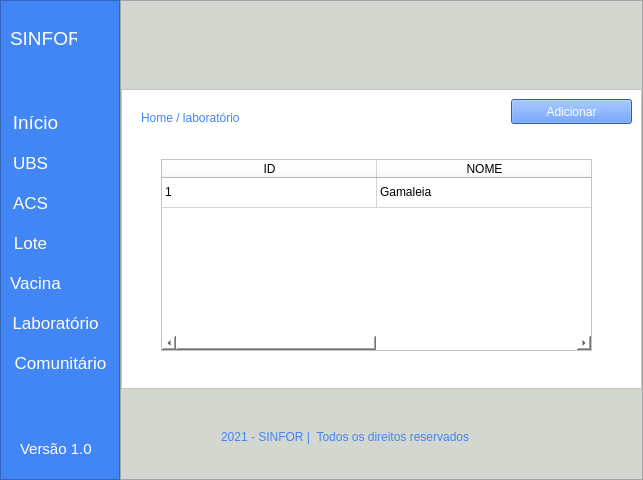
<?xml version="1.0" encoding="UTF-8"?>
<ui version="4.0">
 <class>MainWindow</class>
 <widget class="QMainWindow" name="MainWindow">
  <property name="geometry">
   <rect>
    <x>0</x>
    <y>0</y>
    <width>643</width>
    <height>480</height>
   </rect>
  </property>
  <property name="windowTitle">
   <string>MainWindow</string>
  </property>
  <property name="styleSheet">
   <string notr="true">background-color: rgb(211, 215, 207);</string>
  </property>
  <widget class="QWidget" name="centralwidget">
   <layout class="QHBoxLayout" name="horizontalLayout">
    <property name="spacing">
     <number>0</number>
    </property>
    <property name="leftMargin">
     <number>0</number>
    </property>
    <property name="topMargin">
     <number>0</number>
    </property>
    <property name="rightMargin">
     <number>0</number>
    </property>
    <property name="bottomMargin">
     <number>0</number>
    </property>
    <item>
     <widget class="QFrame" name="frame">
      <property name="maximumSize">
       <size>
        <width>120</width>
        <height>16777215</height>
       </size>
      </property>
      <property name="styleSheet">
       <string notr="true">background-color: #4285f4;</string>
      </property>
      <property name="frameShape">
       <enum>QFrame::StyledPanel</enum>
      </property>
      <property name="frameShadow">
       <enum>QFrame::Raised</enum>
      </property>
      <widget class="QLabel" name="label">
       <property name="geometry">
        <rect>
         <x>10</x>
         <y>30</y>
         <width>67</width>
         <height>17</height>
        </rect>
       </property>
       <property name="font">
        <font>
         <pointsize>14</pointsize>
        </font>
       </property>
       <property name="styleSheet">
        <string notr="true">color: rgb(255, 255, 255);</string>
       </property>
       <property name="text">
        <string>SINFOR</string>
       </property>
      </widget>
      <widget class="QLabel" name="label_9">
       <property name="geometry">
        <rect>
         <x>20</x>
         <y>440</y>
         <width>71</width>
         <height>17</height>
        </rect>
       </property>
       <property name="font">
        <font>
         <pointsize>11</pointsize>
        </font>
       </property>
       <property name="styleSheet">
        <string notr="true">color: rgb(255, 255, 255);</string>
       </property>
       <property name="text">
        <string>Versão 1.0</string>
       </property>
      </widget>
      <widget class="QPushButton" name="btn_inicio">
       <property name="geometry">
        <rect>
         <x>10</x>
         <y>110</y>
         <width>51</width>
         <height>25</height>
        </rect>
       </property>
       <property name="font">
        <font>
         <pointsize>14</pointsize>
        </font>
       </property>
       <property name="cursor">
        <cursorShape>PointingHandCursor</cursorShape>
       </property>
       <property name="styleSheet">
        <string notr="true">border:none;
color: #fff;</string>
       </property>
       <property name="text">
        <string>Início</string>
       </property>
      </widget>
      <widget class="QPushButton" name="btn_ubs">
       <property name="geometry">
        <rect>
         <x>10</x>
         <y>150</y>
         <width>41</width>
         <height>25</height>
        </rect>
       </property>
       <property name="font">
        <font>
         <pointsize>13</pointsize>
        </font>
       </property>
       <property name="cursor">
        <cursorShape>PointingHandCursor</cursorShape>
       </property>
       <property name="styleSheet">
        <string notr="true">border:none;
color: #fff;</string>
       </property>
       <property name="text">
        <string>UBS</string>
       </property>
      </widget>
      <widget class="QPushButton" name="btn_comunitario">
       <property name="geometry">
        <rect>
         <x>10</x>
         <y>350</y>
         <width>101</width>
         <height>25</height>
        </rect>
       </property>
       <property name="font">
        <font>
         <pointsize>13</pointsize>
        </font>
       </property>
       <property name="cursor">
        <cursorShape>PointingHandCursor</cursorShape>
       </property>
       <property name="styleSheet">
        <string notr="true">border:none;
color: #fff;</string>
       </property>
       <property name="text">
        <string>Comunitário</string>
       </property>
      </widget>
      <widget class="QPushButton" name="btn_acs">
       <property name="geometry">
        <rect>
         <x>10</x>
         <y>190</y>
         <width>41</width>
         <height>25</height>
        </rect>
       </property>
       <property name="font">
        <font>
         <pointsize>13</pointsize>
        </font>
       </property>
       <property name="cursor">
        <cursorShape>PointingHandCursor</cursorShape>
       </property>
       <property name="layoutDirection">
        <enum>Qt::LeftToRight</enum>
       </property>
       <property name="styleSheet">
        <string notr="true">border:none;
color: #fff;</string>
       </property>
       <property name="text">
        <string>ACS</string>
       </property>
       <property name="checkable">
        <bool>false</bool>
       </property>
      </widget>
      <widget class="QPushButton" name="btn_laboratorio">
       <property name="geometry">
        <rect>
         <x>10</x>
         <y>310</y>
         <width>91</width>
         <height>25</height>
        </rect>
       </property>
       <property name="font">
        <font>
         <pointsize>13</pointsize>
        </font>
       </property>
       <property name="cursor">
        <cursorShape>PointingHandCursor</cursorShape>
       </property>
       <property name="styleSheet">
        <string notr="true">border:none;
color: #fff;</string>
       </property>
       <property name="text">
        <string>Laboratório</string>
       </property>
      </widget>
      <widget class="QPushButton" name="btn_lote">
       <property name="geometry">
        <rect>
         <x>10</x>
         <y>230</y>
         <width>41</width>
         <height>25</height>
        </rect>
       </property>
       <property name="font">
        <font>
         <pointsize>13</pointsize>
        </font>
       </property>
       <property name="cursor">
        <cursorShape>PointingHandCursor</cursorShape>
       </property>
       <property name="styleSheet">
        <string notr="true">border:none;
color: #fff;</string>
       </property>
       <property name="text">
        <string>Lote</string>
       </property>
      </widget>
      <widget class="QPushButton" name="btn_vacina">
       <property name="geometry">
        <rect>
         <x>10</x>
         <y>270</y>
         <width>51</width>
         <height>25</height>
        </rect>
       </property>
       <property name="font">
        <font>
         <pointsize>13</pointsize>
        </font>
       </property>
       <property name="cursor">
        <cursorShape>PointingHandCursor</cursorShape>
       </property>
       <property name="styleSheet">
        <string notr="true">border:none;
color: #fff;</string>
       </property>
       <property name="text">
        <string>Vacina</string>
       </property>
      </widget>
     </widget>
    </item>
    <item>
     <widget class="QFrame" name="frame_2">
      <property name="frameShape">
       <enum>QFrame::StyledPanel</enum>
      </property>
      <property name="frameShadow">
       <enum>QFrame::Raised</enum>
      </property>
      <layout class="QVBoxLayout" name="verticalLayout">
       <property name="spacing">
        <number>0</number>
       </property>
       <property name="leftMargin">
        <number>0</number>
       </property>
       <property name="topMargin">
        <number>0</number>
       </property>
       <property name="rightMargin">
        <number>0</number>
       </property>
       <property name="bottomMargin">
        <number>0</number>
       </property>
       <item>
        <widget class="QFrame" name="frame_3">
         <property name="maximumSize">
          <size>
           <width>16777215</width>
           <height>70</height>
          </size>
         </property>
         <property name="styleSheet">
          <string notr="true">background-color: rgb(211, 215, 207);</string>
         </property>
         <property name="frameShape">
          <enum>QFrame::NoFrame</enum>
         </property>
         <property name="frameShadow">
          <enum>QFrame::Raised</enum>
         </property>
         <property name="lineWidth">
          <number>1</number>
         </property>
        </widget>
       </item>
       <item>
        <widget class="QFrame" name="frame_4">
         <property name="maximumSize">
          <size>
           <width>16777215</width>
           <height>300</height>
          </size>
         </property>
         <property name="styleSheet">
          <string notr="true">background-color: rgb(255, 255, 255);</string>
         </property>
         <property name="frameShape">
          <enum>QFrame::StyledPanel</enum>
         </property>
         <property name="frameShadow">
          <enum>QFrame::Raised</enum>
         </property>
         <widget class="QLabel" name="label_11">
          <property name="geometry">
           <rect>
            <x>20</x>
            <y>20</y>
            <width>191</width>
            <height>17</height>
           </rect>
          </property>
          <property name="styleSheet">
           <string notr="true">color: #4285f4;</string>
          </property>
          <property name="text">
           <string>Home / laboratório </string>
          </property>
         </widget>
         <widget class="QPushButton" name="btn_adicionar">
          <property name="geometry">
           <rect>
            <x>390</x>
            <y>10</y>
            <width>121</width>
            <height>25</height>
           </rect>
          </property>
          <property name="cursor">
           <cursorShape>PointingHandCursor</cursorShape>
          </property>
          <property name="styleSheet">
           <string notr="true">background-color: #4285F4;
color: #FFF;</string>
          </property>
          <property name="text">
           <string>Adicionar</string>
          </property>
         </widget>
         <widget class="QTableWidget" name="tableWidget">
          <property name="geometry">
           <rect>
            <x>40</x>
            <y>70</y>
            <width>431</width>
            <height>192</height>
           </rect>
          </property>
          <property name="rowCount">
           <number>1</number>
          </property>
          <attribute name="horizontalHeaderCascadingSectionResizes">
           <bool>false</bool>
          </attribute>
          <attribute name="horizontalHeaderMinimumSectionSize">
           <number>57</number>
          </attribute>
          <attribute name="horizontalHeaderDefaultSectionSize">
           <number>215</number>
          </attribute>
          <attribute name="horizontalHeaderShowSortIndicator" stdset="0">
           <bool>false</bool>
          </attribute>
          <attribute name="horizontalHeaderStretchLastSection">
           <bool>false</bool>
          </attribute>
          <attribute name="verticalHeaderVisible">
           <bool>false</bool>
          </attribute>
          <attribute name="verticalHeaderCascadingSectionResizes">
           <bool>false</bool>
          </attribute>
          <attribute name="verticalHeaderMinimumSectionSize">
           <number>21</number>
          </attribute>
          <attribute name="verticalHeaderShowSortIndicator" stdset="0">
           <bool>false</bool>
          </attribute>
          <attribute name="verticalHeaderStretchLastSection">
           <bool>false</bool>
          </attribute>
          <row>
           <property name="text">
            <string>1</string>
           </property>
          </row>
          <column>
           <property name="text">
            <string>ID</string>
           </property>
           <property name="background">
            <color>
             <red>211</red>
             <green>215</green>
             <blue>207</blue>
            </color>
           </property>
          </column>
          <column>
           <property name="text">
            <string>NOME</string>
           </property>
           <property name="background">
            <color>
             <red>211</red>
             <green>215</green>
             <blue>207</blue>
            </color>
           </property>
          </column>
          <item row="0" column="0">
           <property name="text">
            <string>1</string>
           </property>
          </item>
          <item row="0" column="1">
           <property name="text">
            <string>Gamaleia</string>
           </property>
          </item>
         </widget>
        </widget>
       </item>
       <item>
        <widget class="QFrame" name="frame_5">
         <property name="maximumSize">
          <size>
           <width>16777215</width>
           <height>70</height>
          </size>
         </property>
         <property name="frameShape">
          <enum>QFrame::NoFrame</enum>
         </property>
         <property name="frameShadow">
          <enum>QFrame::Raised</enum>
         </property>
         <widget class="QLabel" name="label_10">
          <property name="geometry">
           <rect>
            <x>100</x>
            <y>30</y>
            <width>311</width>
            <height>17</height>
           </rect>
          </property>
          <property name="styleSheet">
           <string notr="true">color: #4285f4;</string>
          </property>
          <property name="text">
           <string>2021 - SINFOR |  Todos os direitos reservados</string>
          </property>
         </widget>
        </widget>
       </item>
      </layout>
     </widget>
    </item>
   </layout>
  </widget>
 </widget>
 <resources/>
 <connections/>
</ui>
